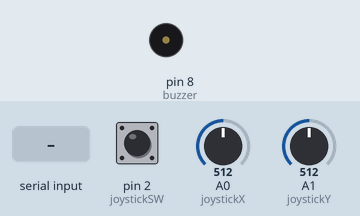
Bench run of a sketch on a simulated Arduino Uno, built with avr-gcc and run on an emulated ATmega328P. Shown: buzzer (waves = sounding). The inputs (shaded band) are chosen by the test bench; at power-on: pin 2 (joystickSW) HIGH, A0 (joystickX) = 512, A1 (joystickY) = 512. What the sketch prints to the serial monitor is not drawn.

Above: at 1.2 s.
1.3 s: "J" received over Serial
Timing chart, 0 to 4.3 s (numbered marks = the images above; inputs shaded):
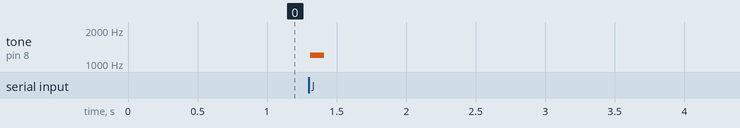

Measured:
- after the input at 1.3 s, tone on pin 8 (buzzer): silent → 1200 Hz at once, → silent 0.10 s later

The sketch:

week12_1_arduino_flappy_bird.ino
```cpp
const int joystickX = A0;
const int joystickY = A1;
const int joystickSW = 2;
const int buzzer = 8;

void setup() {
  Serial.begin(9600);

  pinMode(joystickSW, INPUT_PULLUP);
  pinMode(buzzer, OUTPUT);
}

void loop() {

  // 讀取搖桿
  int xValue = analogRead(joystickX);
  int yValue = analogRead(joystickY);
  int buttonState = digitalRead(joystickSW);

  // 傳送資料給 Processing
  Serial.print(yValue);
  Serial.print(",");
  Serial.println(buttonState);

  // 接收 Processing 的聲音指令
  while (Serial.available() > 0) {

    char command = Serial.read();

    if (command == 'J') {
      // 跳躍音效
      tone(buzzer, 1200, 100);
    }

    else if (command == 'H') {
      // 撞擊音效
      tone(buzzer, 200, 500);
    }

    else if (command == 'S') {
      // 得分音效
      tone(buzzer, 1800, 80);
    }
  }

  delay(20);
}
```
